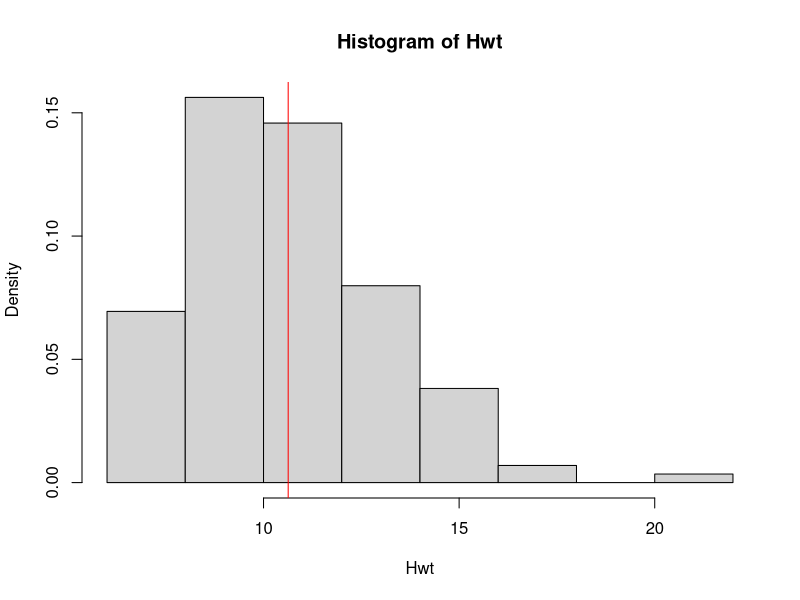
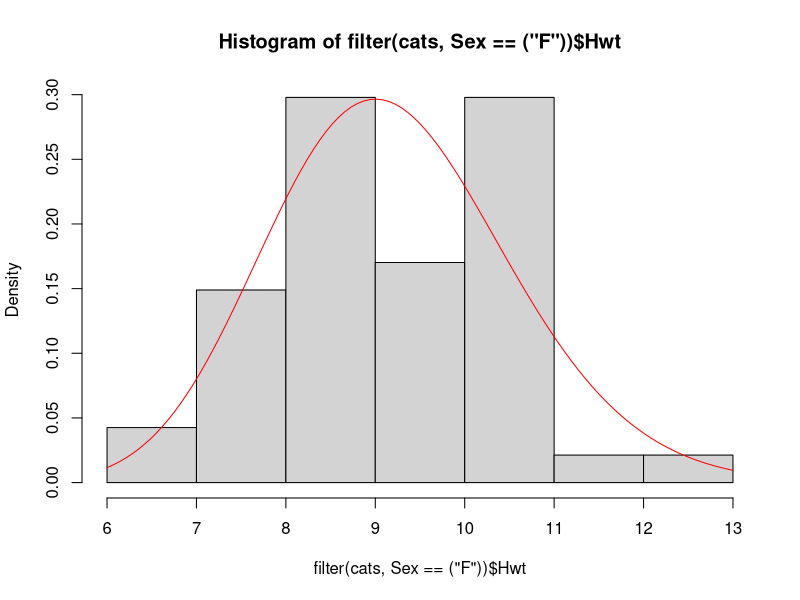
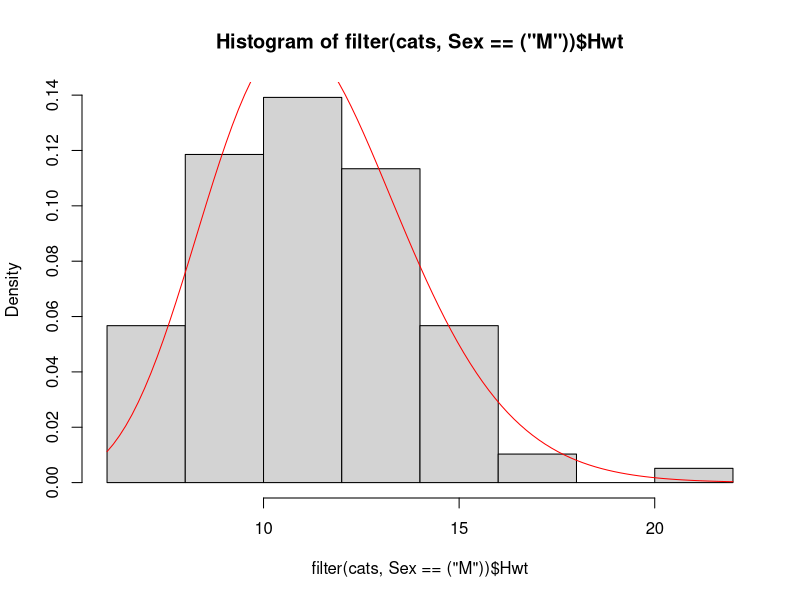
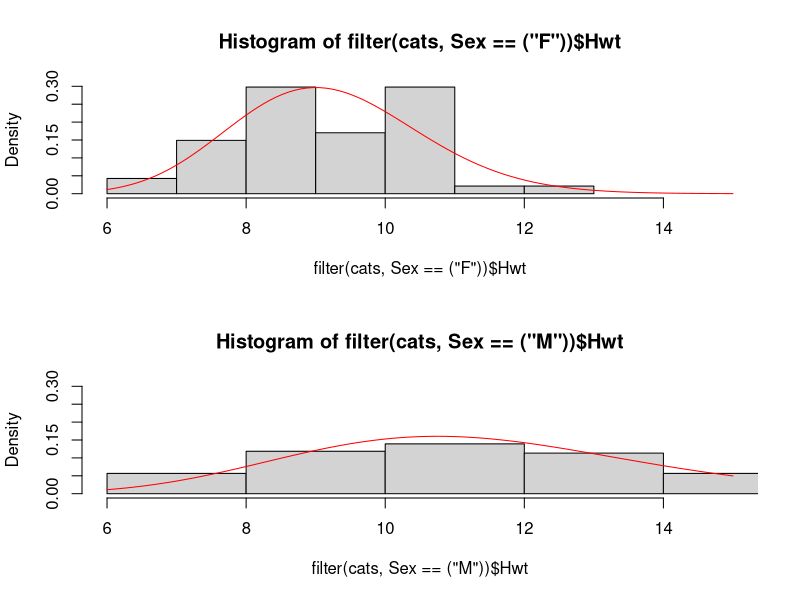
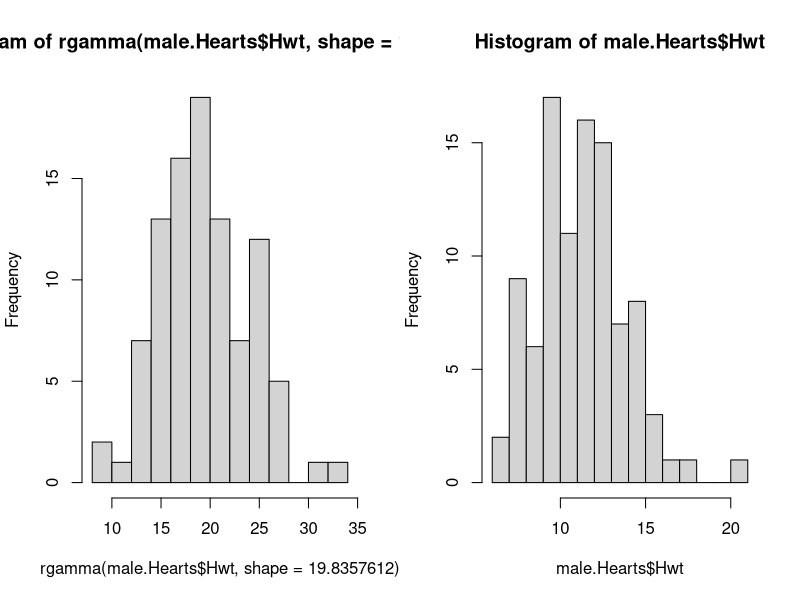
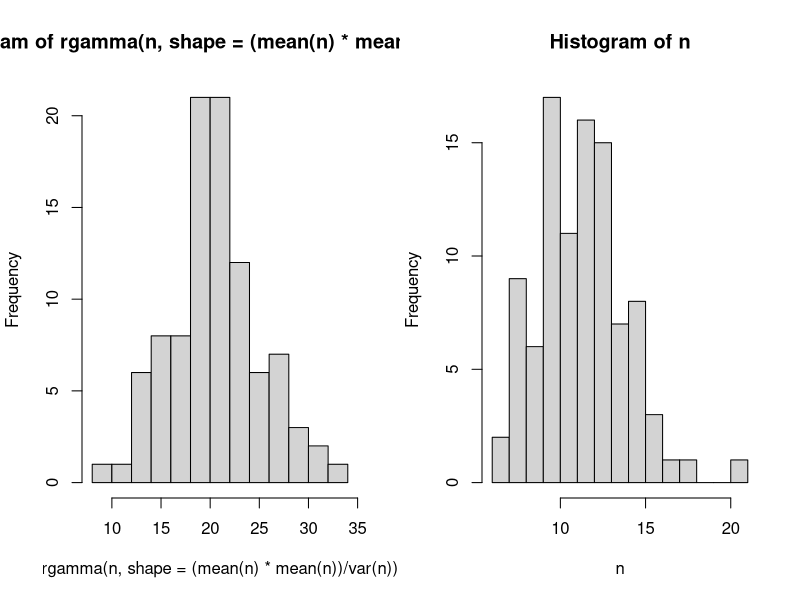
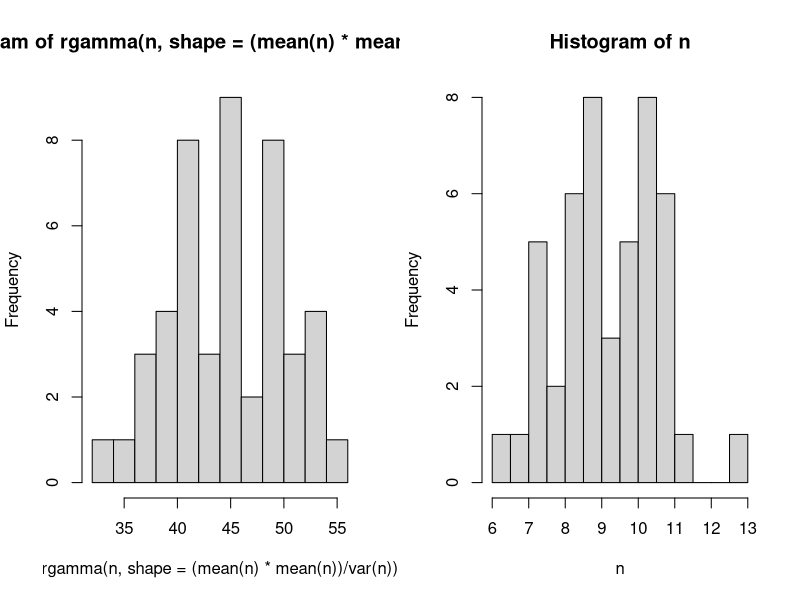
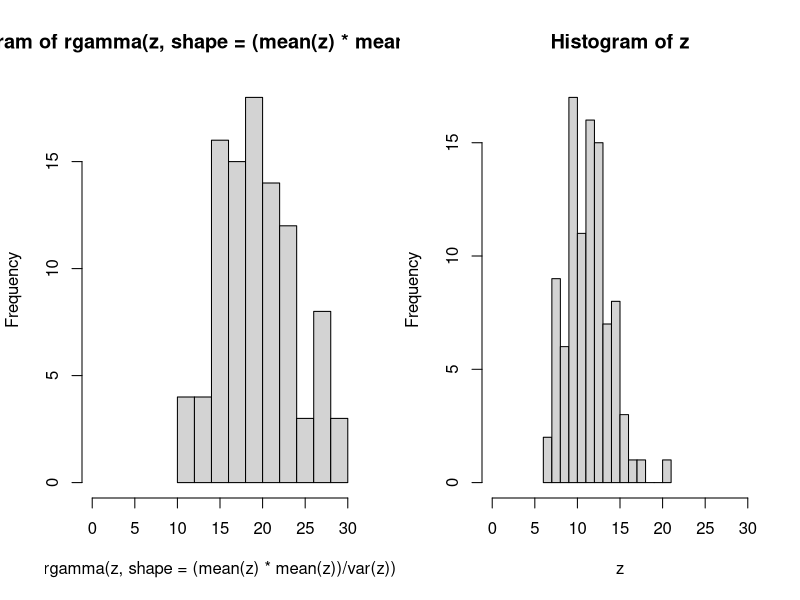

Source code (R) for these figures, in order:
## ---- chunk 1
knitr::opts_chunk$set(echo = TRUE)

## ---- chunk 2
library(MASS)
data(cats)

#1.
#This gives a 6 number summary for the two numerical columns of the cats dataframe including a minimum, 1st quartile, median, mean, 3rd quartile, and maximum.  Similar to a boxplot.
summary(cats)

#2.
attach(cats)
#Yes, the mean of Hwt looks similar to that of what was given from summary(cats)
hist(Hwt, probability = TRUE); abline(v = mean(Hwt), col='red')

#3.
mean(Hwt)
var(Hwt)

a1 <- (mean(Hwt)^2)/var(Hwt)
a1

s1 <- var(Hwt)/mean(Hwt)
s1

#4.
summary.stats <- function(x){
  mean = mean(x)
  variance = sd(x)^2
  
    return(list(mean, variance))
}

summary.stats(Hwt)

#5.
gamma.estimates <- function(x){
  
mean <- mean(x);
variance<- var(x);
a = (mean*mean)/variance;
s = variance/mean;

      return(list(c(a,s)))
}

#The estimates given from this function agrees with my previous calculated estimates.
gamma.estimates(Hwt)


#6.
library(dplyr)
Female.Cats <- gamma.estimates(filter(cats,Sex==("F"))$Hwt)
Female.Cats

Male.Cats <- gamma.estimates(filter(cats,Sex==("M"))$Hwt)
Male.Cats


#7.
#This gamma distribution is fairly consistant with the histogram. However, there are some inconsistancies towards the middle of the curve.
{hist(filter(cats,Sex==("F"))$Hwt,prob = TRUE)
curve(dgamma(x, shape=45.9399792, scale=0.2003076), add=TRUE, col="red")}





#8.
#This curve is very consistant with the histogram.
{hist(filter(cats,Sex==("M"))$Hwt,prob = TRUE)
curve(dgamma(x, shape=19.8357612  , scale=0.5708216), add=TRUE, col="red")}


#9.
{par(mfrow=c(2,1))
hist(filter(cats,Sex==("F"))$Hwt,prob = TRUE, xlim = c(6,15), ylim = c(0, .3)) 
curve(dgamma(x, shape=45.9399792, scale=0.2003076), add=TRUE, col="red")

hist(filter(cats,Sex==("M"))$Hwt,prob = TRUE, xlim = c(6,15), ylim = c(0, .3))
curve(dgamma(x, shape=19.8357612  , scale=0.5708216), add=TRUE, col='red')}

#10
female.Hearts = subset(cats, Sex == 'F', select = c(Sex, Hwt))
male.Hearts = subset(cats, Sex == 'M', select = c(Sex, Hwt))

#These graphs are comparable as they are fairly similar.
{par(mfrow=c(1,2))
hist(rgamma(male.Hearts$Hwt, shape = 19.8357612), breaks = 10)
hist(male.Hearts$Hwt, breaks = 10)}

#11.
gamma.plots <- function(n) {
  par(mfrow=c(1,2))
  h1 = hist(rgamma(n, shape = (mean(n)*mean(n))/var(n)), breaks = 10)
  h2 = hist(n, breaks = 10)
    return(c(h1, h2))
}
gamma.plots(male.Hearts$Hwt)
gamma.plots(female.Hearts$Hwt)

#12.
gamma.plots.new <- function(z){
  par(mfrow=c(1,2))
  h1 = hist(rgamma(z, shape = (mean(z)*mean(z))/var(z)), breaks = 10, xlim =  c(0,30))
  h2 = hist(z, xlim =  c(0,30), breaks = 10)
  
}

gamma.plots.new(male.Hearts$Hwt)
